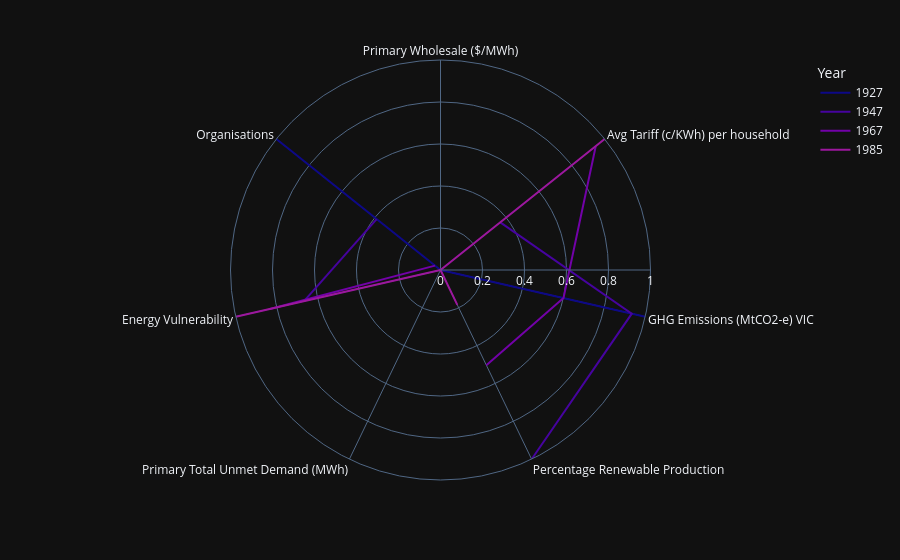

The cell this chart's notebook holds for it:
### Code cell
import plotly.express as px
df = px.data.wind()
# fig = px.line_polar(df, r="frequency", theta="direction", color="strength", line_close=True,
#                     color_discrete_sequence=px.colors.sequential.Plasma,
#                     template="plotly_dark",)
fig = px.line_polar(dataDf, r="Value", theta="Dimension", color="Year", line_close=True,
                    color_discrete_sequence=px.colors.sequential.Plasma,
                    template="plotly_dark")
fig.show()

### Figure 1 — Plotly figure (JSON) as saved in the notebook; plotly's stock layout.template omitted (floating-point values rounded to 4 significant figures)
{"data": [{"hovertemplate": "Year=1927<br>Value=%{r}<br>Dimension=%{theta}<extra></extra>", "legendgroup": "1927", "line": {"color": "#0d0887", "dash": "solid"}, "marker": {"symbol": "circle"}, "mode": "lines", "name": "1927", "r": [null, 0.0, 1.0, 0.0, null, 0.0, 1.0, null], "showlegend": true, "subplot": "polar", "theta": ["Primary Wholesale ($/MWh)", "Avg Tariff (c/KWh) per household", "GHG Emissions (MtCO2-e) VIC", "Percentage Renewable Production", "Primary Total Unmet Demand (MWh)", "Energy Vulnerability", "Organisations", "Primary Wholesale ($/MWh)"], "type": "scatterpolar"}, {"hovertemplate": "Year=1947<br>Value=%{r}<br>Dimension=%{theta}<extra></extra>", "legendgroup": "1947", "line": {"color": "#46039f", "dash": "solid"}, "marker": {"symbol": "circle"}, "mode": "lines", "name": "1947", "r": [null, 0.3642, 0.9343, 1.0, null, 0.6667, 0.3889, null], "showlegend": true, "subplot": "polar", "theta": ["Primary Wholesale ($/MWh)", "Avg Tariff (c/KWh) per household", "GHG Emissions (MtCO2-e) VIC", "Percentage Renewable Production", "Primary Total Unmet Demand (MWh)", "Energy Vulnerability", "Organisations", "Primary Wholesale ($/MWh)"], "type": "scatterpolar"}, {"hovertemplate": "Year=1967<br>Value=%{r}<br>Dimension=%{theta}<extra></extra>", "legendgroup": "1967", "line": {"color": "#7201a8", "dash": "solid"}, "marker": {"symbol": "circle"}, "mode": "lines", "name": "1967", "r": [null, 0.9455, 0.6009, 0.5031, null, 0.8333, 0.03333, null], "showlegend": true, "subplot": "polar", "theta": ["Primary Wholesale ($/MWh)", "Avg Tariff (c/KWh) per household", "GHG Emissions (MtCO2-e) VIC", "Percentage Renewable Production", "Primary Total Unmet Demand (MWh)", "Energy Vulnerability", "Organisations", "Primary Wholesale ($/MWh)"], "type": "scatterpolar"}, {"hovertemplate": "Year=1985<br>Value=%{r}<br>Dimension=%{theta}<extra></extra>", "legendgroup": "1985", "line": {"color": "#9c179e", "dash": "solid"}, "marker": {"symbol": "circle"}, "mode": "lines", "name": "1985", "r": [null, 1.0, 0.0, 0.1845, null, 1.0, 0.0, null], "showlegend": true, "subplot": "polar", "theta": ["Primary Wholesale ($/MWh)", "Avg Tariff (c/KWh) per household", "GHG Emissions (MtCO2-e) VIC", "Percentage Renewable Production", "Primary Total Unmet Demand (MWh)", "Energy Vulnerability", "Organisations", "Primary Wholesale ($/MWh)"], "type": "scatterpolar"}], "layout": {"legend": {"title": {"text": "Year"}, "tracegroupgap": 0}, "margin": {"t": 60}, "polar": {"angularaxis": {"direction": "clockwise", "rotation": 90}, "domain": {"x": [0.0, 1.0], "y": [0.0, 1.0]}}}}
